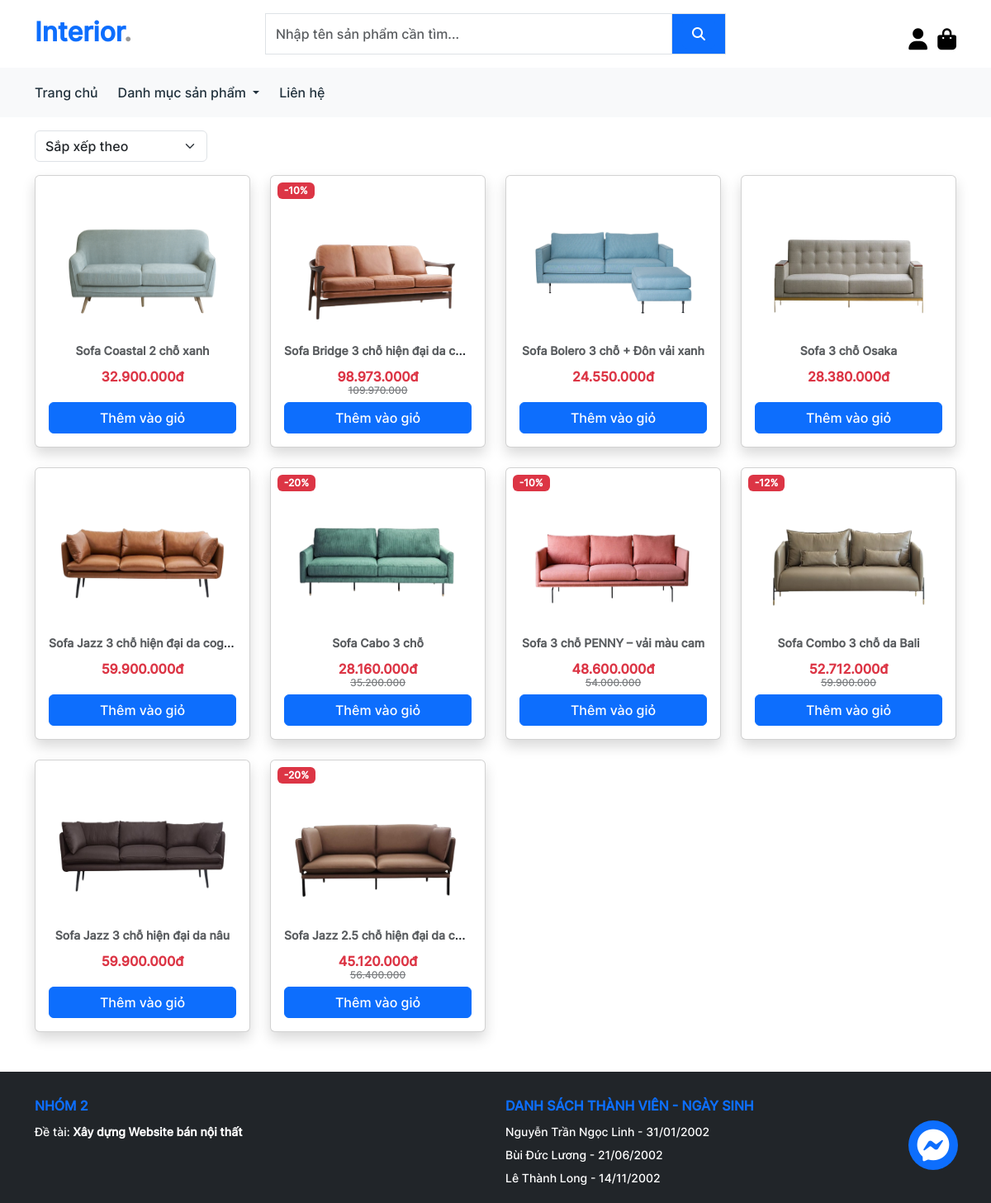
/category.php?id=1, run on the app's committed database.
### tables this page shows
CREATE TABLE `products` (
  `id` int(11) NOT NULL,
  `name` varchar(100) NOT NULL,
  `quantity` int(11) NOT NULL,
  `price` int(11) NOT NULL,
  `discount` int(11) NOT NULL,
  `image` text NOT NULL,
  `category_id` int(11) NOT NULL,
  `description` text NOT NULL
);

### classes/database.php (called while the page is built, shortened)
<?php
class Database
{
  private $conn = null;
  public function __construct()
  {
    $this->conn = new mysqli(DB_HOST, DB_USER, DB_PASS, DB_NAME);
  }
  public function getAllProducts($id)
  {
    $data = array();
    $sql = "SELECT * FROM products";
    if (!empty($id)) {
      $sql .= " WHERE category_id = ?";
    }
    $stmt = $this->conn->prepare($sql);
    if (!empty($id)) {
      $stmt->bind_param("i", $id);
    }
    $stmt->execute();
    $result = $stmt->get_result();
    while ($row = $result->fetch_assoc()) {
      $data[] = $row;
    }
    return $data;
  }
}

### category.php (the view, shortened to what this page needs)
<!DOCTYPE html>
<html lang="en">
<head>
  <link rel="stylesheet" href="./assets/fonts/css/all.min.css" />
  <link rel="stylesheet" href="./lib/boostrap/css/bootstrap.min.css" />
  <link rel="stylesheet" href="./assets/css/app.css" />
</head>
<body>
  <div id="root">
    <?php
    include_once("./includes/header.php");
    include_once("./includes/messenger.php");
    require_once("./classes/database.php");
    $id = $_GET["id"];
    $db = new Database();
    ?>
    <section class="mb-5">
      <div class="container">
        <div class="row align-items-end mb-3">
          <div class="col-3">
            <form action="" method="get">
              <select name="filter" class="form-select shadow-none" style="width: max-content;" onchange="this.form.submit()">
                <option value="">Sắp xếp theo</option>
              </select>
            </form>
          </div>
        </div>
        <div class="row row-gap-4">
          <?php
          $products = isset($_GET["filter"]) ? $db->getProductsByCategoryAndFilter($id, $_GET["filter"]) : $db->getAllProducts($id);
          foreach ($products as $p) :
          ?>
            <div class="col-lg-3">
              <div class="card shadow overflow-hidden">
                <div class="card-body position-relative">
                  <div class="position-absolute top-0 start-0 <?= $p["discount"] == 0 ? 'd-none' : '' ?>">
                    <span class="badge rounded bg-danger ms-2 mt-2">-<?= $p["discount"] ?>%</span>
                  </div>
                  <img src="./assets/images/<?= $p["image"] ?>" class="card-img-top" height="181" loading="lazy" alt="..." />
                  <p class="card-title">
                    <a href="product_detail.php?id=<?= $p["id"] ?>" class="fw-bold text-decoration-none text-muted">
                      <div class="line__clamp text-center">
                        <small><?= $p["name"] ?></small>
                      </div>
                    </a>
                  </p>
                  <div class="text-center pt-2">
                    <h6 style="height: 40px;">
                      <span class="text-danger"><?= number_format($p["price"] - ($p["price"] * $p["discount"] / 100), 0, '', '.') ?>đ</span>
                      <p class="fw-light text-decoration-line-through <?= $p["discount"] == 0 ? 'd-none' : '' ?>" style="font-size: 12px;opacity: 0.6">
                        <?= number_format($p["price"], 0, '', '.') ?>
                      </p>
                    </h6>
                  </div>
                  <div class="d-grid">
                    <button class="add-to-cart btn btn-primary" data-id="<?= $p["id"] ?>" title="Thêm vào giỏ hàng">
                      Thêm vào giỏ
                    </button>
                  </div>
                </div>
              </div>
            </div>
          <?php endforeach; ?>
        </div>
      </div>
    </section>
    <?php
    include_once("./includes/footer.php");
    ?>
  </div>
</body>
</html>

### assets/css/app.css (style rules this page uses)
:root { --bg-color: #eff2f1; --white-color: #fff; --black-color: #000; --text-color: #21313c; }
body { font-family: 'Inter', sans-serif; font-weight: 400; line-height: 28px; scroll-behavior: smooth; }
button, input, textarea { font-family: 'Inter', sans-serif; }
h1, h2, h3, h4, h5, h6 { font-weight: 700; margin: 0; }
p { margin: 0 !important; }
.line__clamp { white-space: nowrap; overflow: hidden; text-overflow: ellipsis; }

### data on the page
products: image (picture), name "Sofa Coastal 2 chỗ xanh", $p["price"] - ($p["price"] * $p["discount"] / 100) "32.900.000"
products: discount "10", image (picture), name "Sofa Bridge 3 chỗ hiện đại da c…", $p["price"] - ($p["price"] * $p["discount"] / 100) "98.973.000", price "109.970.000"
products: image (picture), name "Sofa Bolero 3 chỗ + Đôn vải xanh", $p["price"] - ($p["price"] * $p["discount"] / 100) "24.550.000"
products: image (picture), name "Sofa 3 chỗ Osaka", $p["price"] - ($p["price"] * $p["discount"] / 100) "28.380.000"
products: image (picture), name "Sofa Jazz 3 chỗ hiện đại da cog…", $p["price"] - ($p["price"] * $p["discount"] / 100) "59.900.000"
products: discount "20", image (picture), name "Sofa Cabo 3 chỗ", $p["price"] - ($p["price"] * $p["discount"] / 100) "28.160.000", price "35.200.000"
products: discount "10", image (picture), name "Sofa 3 chỗ PENNY – vải màu cam", $p["price"] - ($p["price"] * $p["discount"] / 100) "48.600.000", price "54.000.000"
products: discount "12", image (picture), name "Sofa Combo 3 chỗ da Bali", $p["price"] - ($p["price"] * $p["discount"] / 100) "52.712.000", price "59.900.000"
products: image (picture), name "Sofa Jazz 3 chỗ hiện đại da nâu", $p["price"] - ($p["price"] * $p["discount"] / 100) "59.900.000"
products: discount "20", image (picture), name "Sofa Jazz 2.5 chỗ hiện đại da c…", $p["price"] - ($p["price"] * $p["discount"] / 100) "45.120.000", price "56.400.000"
